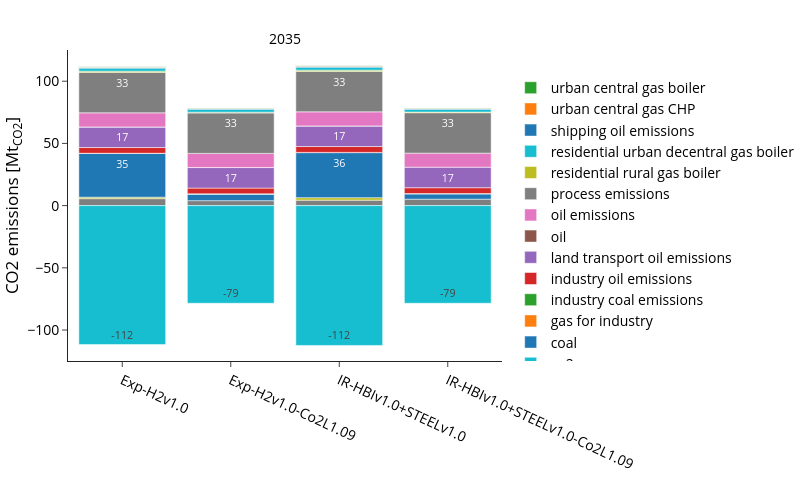

Notebook source saved alongside this figure:
### Code cell
fig_name = "co2_emissions_mt"
fig = px.bar(
    df, 
    **fig_kwargs,
    labels={"value":"CO2 emissions [Mt<sub>CO2</sub>]",
            "year":"",
            "variable":" ", 
            "scen":""
            },
    color_discrete_map=colors["co2"],
    category_orders={
        "variable":list(colors["co2"].keys()),
        "scen": scen_order
        },
    #facet_col_wrap=1, facet_col_spacing=0.07,
)
fig.update_layout(legend_traceorder="reversed",)
update_layout(fig)

print("Totals per scenario and year:", supply_sum_df)
fig.show()
#save_plotly_fig(supply_df, fig, sdir, f"{idx_group_name}_{fig_name}")

### Figure 1 — Plotly figure (JSON) as saved in the notebook; plotly's stock layout.template omitted (floating-point values rounded to 4 significant figures)
{"data": [{"hovertemplate": " =CCGT<br>=%{x}<br>CO2 emissions [Mt<sub>CO2</sub>]=%{text}<extra></extra>", "legendgroup": "CCGT", "marker": {"color": "#7F7F7F", "pattern": {"shape": ""}}, "name": "CCGT", "orientation": "v", "showlegend": true, "text": [5.6, 4.0, 4.4, 5.2], "textangle": 0, "textposition": "inside", "texttemplate": "%{y:.0f}", "type": "bar", "x": ["Exp-H2v1.0", "Exp-H2v1.0-Co2L1.09", "IR-HBIv1.0+STEELv1.0", "IR-HBIv1.0+STEELv1.0-Co2L1.09"], "xaxis": "x", "y": [5.6, 4.0, 4.4, 5.2], "yaxis": "y"}, {"hovertemplate": " =OCGT<br>=%{x}<br>CO2 emissions [Mt<sub>CO2</sub>]=%{text}<extra></extra>", "legendgroup": "OCGT", "marker": {"color": "#BCBD22", "pattern": {"shape": ""}}, "name": "OCGT", "orientation": "v", "showlegend": true, "text": [1.2, 2.0], "textangle": 0, "textposition": "inside", "texttemplate": "%{y:.0f}", "type": "bar", "x": ["Exp-H2v1.0", "IR-HBIv1.0+STEELv1.0"], "xaxis": "x", "y": [1.2, 2.0], "yaxis": "y"}, {"hovertemplate": " =co2<br>=%{x}<br>CO2 emissions [Mt<sub>CO2</sub>]=%{text}<extra></extra>", "legendgroup": "co2", "marker": {"color": "#17BECF", "pattern": {"shape": ""}}, "name": "co2", "orientation": "v", "showlegend": true, "text": [-111.7, -78.5, -112.4, -78.5], "textangle": 0, "textposition": "inside", "texttemplate": "%{y:.0f}", "type": "bar", "x": ["Exp-H2v1.0", "Exp-H2v1.0-Co2L1.09", "IR-HBIv1.0+STEELv1.0", "IR-HBIv1.0+STEELv1.0-Co2L1.09"], "xaxis": "x", "y": [-111.7, -78.5, -112.4, -78.5], "yaxis": "y"}, {"hovertemplate": " =coal<br>=%{x}<br>CO2 emissions [Mt<sub>CO2</sub>]=%{text}<extra></extra>", "legendgroup": "coal", "marker": {"color": "#1F77B4", "pattern": {"shape": ""}}, "name": "coal", "orientation": "v", "showlegend": true, "text": [35.1, 5.3, 36.2, 4.3], "textangle": 0, "textposition": "inside", "texttemplate": "%{y:.0f}", "type": "bar", "x": ["Exp-H2v1.0", "Exp-H2v1.0-Co2L1.09", "IR-HBIv1.0+STEELv1.0", "IR-HBIv1.0+STEELv1.0-Co2L1.09"], "xaxis": "x", "y": [35.1, 5.3, 36.2, 4.3], "yaxis": "y"}, {"hovertemplate": " =gas for industry<br>=%{x}<br>CO2 emissions [Mt<sub>CO2</sub>]=%{text}<extra></extra>", "legendgroup": "gas for industry", "marker": {"color": "#FF7F0E", "pattern": {"shape": ""}}, "name": "gas for industry", "orientation": "v", "showlegend": true, "text": [0.1, 0.1, 0.1, 0.1], "textangle": 0, "textposition": "inside", "texttemplate": "%{y:.0f}", "type": "bar", "x": ["Exp-H2v1.0", "Exp-H2v1.0-Co2L1.09", "IR-HBIv1.0+STEELv1.0", "IR-HBIv1.0+STEELv1.0-Co2L1.09"], "xaxis": "x", "y": [0.1, 0.1, 0.1, 0.1], "yaxis": "y"}, {"hovertemplate": " =industry coal emissions<br>=%{x}<br>CO2 emissions [Mt<sub>CO2</sub>]=%{text}<extra></extra>", "legendgroup": "industry coal emissions", "marker": {"color": "#2CA02C", "pattern": {"shape": ""}}, "name": "industry coal emissions", "orientation": "v", "showlegend": true, "text": [0.1, 0.1, 0.1, 0.1], "textangle": 0, "textposition": "inside", "texttemplate": "%{y:.0f}", "type": "bar", "x": ["Exp-H2v1.0", "Exp-H2v1.0-Co2L1.09", "IR-HBIv1.0+STEELv1.0", "IR-HBIv1.0+STEELv1.0-Co2L1.09"], "xaxis": "x", "y": [0.1, 0.1, 0.1, 0.1], "yaxis": "y"}, {"hovertemplate": " =industry oil emissions<br>=%{x}<br>CO2 emissions [Mt<sub>CO2</sub>]=%{text}<extra></extra>", "legendgroup": "industry oil emissions", "marker": {"color": "#D62728", "pattern": {"shape": ""}}, "name": "industry oil emissions", "orientation": "v", "showlegend": true, "text": [4.6, 4.6, 4.7, 4.7], "textangle": 0, "textposition": "inside", "texttemplate": "%{y:.0f}", "type": "bar", "x": ["Exp-H2v1.0", "Exp-H2v1.0-Co2L1.09", "IR-HBIv1.0+STEELv1.0", "IR-HBIv1.0+STEELv1.0-Co2L1.09"], "xaxis": "x", "y": [4.6, 4.6, 4.7, 4.7], "yaxis": "y"}, {"hovertemplate": " =land transport oil emissions<br>=%{x}<br>CO2 emissions [Mt<sub>CO2</sub>]=%{text}<extra></extra>", "legendgroup": "land transport oil emissions", "marker": {"color": "#9467BD", "pattern": {"shape": ""}}, "name": "land transport oil emissions", "orientation": "v", "showlegend": true, "text": [16.5, 16.5, 16.5, 16.5], "textangle": 0, "textposition": "inside", "texttemplate": "%{y:.0f}", "type": "bar", "x": ["Exp-H2v1.0", "Exp-H2v1.0-Co2L1.09", "IR-HBIv1.0+STEELv1.0", "IR-HBIv1.0+STEELv1.0-Co2L1.09"], "xaxis": "x", "y": [16.5, 16.5, 16.5, 16.5], "yaxis": "y"}, {"hovertemplate": " =oil<br>=%{x}<br>CO2 emissions [Mt<sub>CO2</sub>]=%{text}<extra></extra>", "legendgroup": "oil", "marker": {"color": "#8C564B", "pattern": {"shape": ""}}, "name": "oil", "orientation": "v", "showlegend": true, "text": [0.1, 0.1, 0.1], "textangle": 0, "textposition": "inside", "texttemplate": "%{y:.0f}", "type": "bar", "x": ["Exp-H2v1.0", "Exp-H2v1.0-Co2L1.09", "IR-HBIv1.0+STEELv1.0"], "xaxis": "x", "y": [0.1, 0.1, 0.1], "yaxis": "y"}, {"hovertemplate": " =oil emissions<br>=%{x}<br>CO2 emissions [Mt<sub>CO2</sub>]=%{text}<extra></extra>", "legendgroup": "oil emissions", "marker": {"color": "#E377C2", "pattern": {"shape": ""}}, "name": "oil emissions", "orientation": "v", "showlegend": true, "text": [11.3, 11.3, 11.3, 11.3], "textangle": 0, "textposition": "inside", "texttemplate": "%{y:.0f}", "type": "bar", "x": ["Exp-H2v1.0", "Exp-H2v1.0-Co2L1.09", "IR-HBIv1.0+STEELv1.0", "IR-HBIv1.0+STEELv1.0-Co2L1.09"], "xaxis": "x", "y": [11.3, 11.3, 11.3, 11.3], "yaxis": "y"}, {"hovertemplate": " =process emissions<br>=%{x}<br>CO2 emissions [Mt<sub>CO2</sub>]=%{text}<extra></extra>", "legendgroup": "process emissions", "marker": {"color": "#7F7F7F", "pattern": {"shape": ""}}, "name": "process emissions", "orientation": "v", "showlegend": true, "text": [32.5, 32.5, 32.5, 32.5], "textangle": 0, "textposition": "inside", "texttemplate": "%{y:.0f}", "type": "bar", "x": ["Exp-H2v1.0", "Exp-H2v1.0-Co2L1.09", "IR-HBIv1.0+STEELv1.0", "IR-HBIv1.0+STEELv1.0-Co2L1.09"], "xaxis": "x", "y": [32.5, 32.5, 32.5, 32.5], "yaxis": "y"}, {"hovertemplate": " =residential rural gas boiler<br>=%{x}<br>CO2 emissions [Mt<sub>CO2</sub>]=%{text}<extra></extra>", "legendgroup": "residential rural gas boiler", "marker": {"color": "#BCBD22", "pattern": {"shape": ""}}, "name": "residential rural gas boiler", "orientation": "v", "showlegend": true, "text": [1.0, 0.6, 1.0, 0.5], "textangle": 0, "textposition": "inside", "texttemplate": "%{y:.0f}", "type": "bar", "x": ["Exp-H2v1.0", "Exp-H2v1.0-Co2L1.09", "IR-HBIv1.0+STEELv1.0", "IR-HBIv1.0+STEELv1.0-Co2L1.09"], "xaxis": "x", "y": [1.0, 0.6, 1.0, 0.5], "yaxis": "y"}, {"hovertemplate": " =residential urban decentral gas boiler<br>=%{x}<br>CO2 emissions [Mt<sub>CO2</sub>]=%{text}<extra></extra>", "legendgroup": "residential urban decentral gas boiler", "marker": {"color": "#17BECF", "pattern": {"shape": ""}}, "name": "residential urban decentral gas boiler", "orientation": "v", "showlegend": true, "text": [2.4, 2.2, 2.4, 2.1], "textangle": 0, "textposition": "inside", "texttemplate": "%{y:.0f}", "type": "bar", "x": ["Exp-H2v1.0", "Exp-H2v1.0-Co2L1.09", "IR-HBIv1.0+STEELv1.0", "IR-HBIv1.0+STEELv1.0-Co2L1.09"], "xaxis": "x", "y": [2.4, 2.2, 2.4, 2.1], "yaxis": "y"}, {"hovertemplate": " =shipping oil emissions<br>=%{x}<br>CO2 emissions [Mt<sub>CO2</sub>]=%{text}<extra></extra>", "legendgroup": "shipping oil emissions", "marker": {"color": "#1F77B4", "pattern": {"shape": ""}}, "name": "shipping oil emissions", "orientation": "v", "showlegend": true, "text": [0.7, 0.7, 0.7, 0.7], "textangle": 0, "textposition": "inside", "texttemplate": "%{y:.0f}", "type": "bar", "x": ["Exp-H2v1.0", "Exp-H2v1.0-Co2L1.09", "IR-HBIv1.0+STEELv1.0", "IR-HBIv1.0+STEELv1.0-Co2L1.09"], "xaxis": "x", "y": [0.7, 0.7, 0.7, 0.7], "yaxis": "y"}, {"hovertemplate": " =urban central gas CHP<br>=%{x}<br>CO2 emissions [Mt<sub>CO2</sub>]=%{text}<extra></extra>", "legendgroup": "urban central gas CHP", "marker": {"color": "#FF7F0E", "pattern": {"shape": ""}}, "name": "urban central gas CHP", "orientation": "v", "showlegend": true, "text": [0.3, 0.3, 0.4, 0.3], "textangle": 0, "textposition": "inside", "texttemplate": "%{y:.0f}", "type": "bar", "x": ["Exp-H2v1.0", "Exp-H2v1.0-Co2L1.09", "IR-HBIv1.0+STEELv1.0", "IR-HBIv1.0+STEELv1.0-Co2L1.09"], "xaxis": "x", "y": [0.3, 0.3, 0.4, 0.3], "yaxis": "y"}, {"hovertemplate": " =urban central gas boiler<br>=%{x}<br>CO2 emissions [Mt<sub>CO2</sub>]=%{text}<extra></extra>", "legendgroup": "urban central gas boiler", "marker": {"color": "#2CA02C", "pattern": {"shape": ""}}, "name": "urban central gas boiler", "orientation": "v", "showlegend": true, "text": [0.2, 0.2, 0.2, 0.1], "textangle": 0, "textposition": "inside", "texttemplate": "%{y:.0f}", "type": "bar", "x": ["Exp-H2v1.0", "Exp-H2v1.0-Co2L1.09", "IR-HBIv1.0+STEELv1.0", "IR-HBIv1.0+STEELv1.0-Co2L1.09"], "xaxis": "x", "y": [0.2, 0.2, 0.2, 0.1], "yaxis": "y"}], "layout": {"annotations": [{"font": {}, "showarrow": false, "text": "2035", "x": 0.5, "xanchor": "center", "xref": "paper", "y": 1, "yanchor": "bottom", "yref": "paper"}], "barmode": "relative", "height": 500, "legend": {"title": {"text": " "}, "tracegroupgap": 0, "traceorder": "reversed"}, "width": 800, "xaxis": {"anchor": "y", "categoryarray": ["Exp-H2v1.0", "Exp-H2v1.0-Co2L1.09", "IR-HBIv1.0+STEELv1.0", "IR-HBIv1.0+STEELv1.0-Co2L1.09"], "categoryorder": "array", "domain": [0, 1], "tickangle": 25, "title": {"text": ""}}, "yaxis": {"anchor": "x", "domain": [0, 1], "title": {"text": "CO2 emissions [Mt<sub>CO2</sub>]"}}}}
